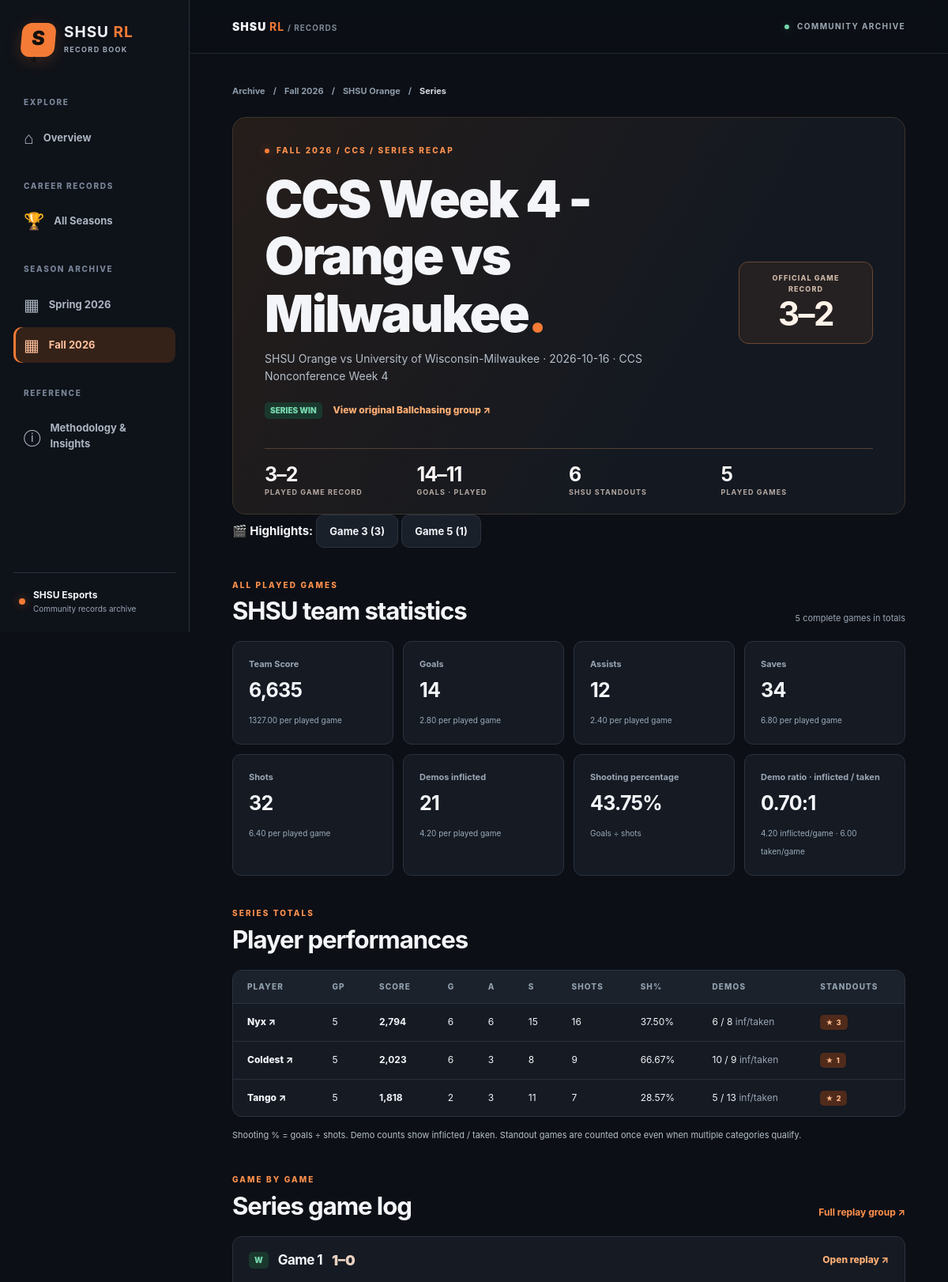
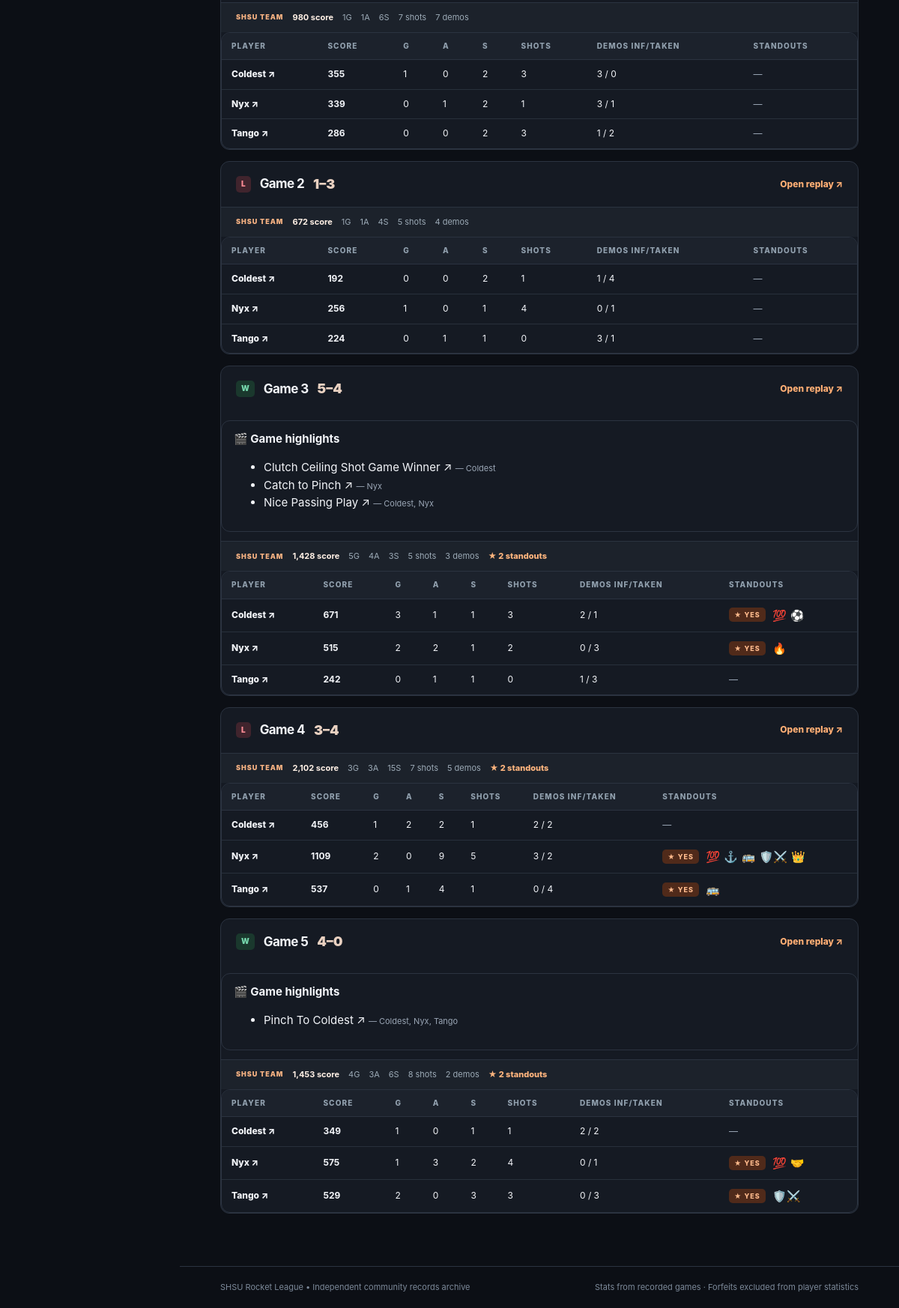
Screenshot of /series/9/ with the database file from the repository (2 pictures, top to bottom).
### tables this page shows
CREATE TABLE seasons (
 id INTEGER PRIMARY KEY, slug TEXT NOT NULL UNIQUE, name TEXT NOT NULL UNIQUE
);

CREATE TABLE teams (
 id INTEGER PRIMARY KEY, slug TEXT NOT NULL UNIQUE, name TEXT NOT NULL UNIQUE
);

CREATE TABLE competitions (
 id INTEGER PRIMARY KEY, slug TEXT NOT NULL UNIQUE, name TEXT NOT NULL
);

CREATE TABLE series (
 id INTEGER PRIMARY KEY,
 season_id INTEGER NOT NULL REFERENCES seasons(id),
 team_season_id INTEGER NOT NULL,
 competition_id INTEGER NOT NULL REFERENCES competitions(id),
 opponent_id INTEGER NOT NULL REFERENCES opponents(id),
 played_on TEXT, round_label TEXT,
 result TEXT NOT NULL CHECK(result IN ('W','L','T','pending')),
 official_games_won INTEGER NOT NULL DEFAULT 0 CHECK(official_games_won >= 0),
 official_games_lost INTEGER NOT NULL DEFAULT 0 CHECK(official_games_lost >= 0),
 ballchasing_group_url TEXT, notes TEXT, title TEXT,
 FOREIGN KEY(team_season_id,season_id) REFERENCES team_seasons(id,season_id)
);

CREATE TABLE opponents (
 id INTEGER PRIMARY KEY, name TEXT NOT NULL UNIQUE
);

CREATE TABLE players (
 id INTEGER PRIMARY KEY, slug TEXT NOT NULL UNIQUE, display_name TEXT NOT NULL
);

CREATE TABLE games (
 id INTEGER PRIMARY KEY,
 series_id INTEGER NOT NULL REFERENCES series(id),
 game_number INTEGER NOT NULL CHECK(game_number >= 1),
 status TEXT NOT NULL DEFAULT 'played' CHECK(status IN ('played','forfeit_win','forfeit_loss')),
 team_goals INTEGER CHECK(team_goals >= 0),
 opponent_goals INTEGER CHECK(opponent_goals >= 0),
 opponent_shots INTEGER CHECK(opponent_shots >= 0),
 opponent_demos INTEGER CHECK(opponent_demos >= 0),
 ballchasing_replay_url TEXT, replay_id TEXT,
 UNIQUE(series_id,game_number),
 CHECK (
  (status='played' AND team_goals IS NOT NULL AND opponent_goals IS NOT NULL)
  OR
  (status<>'played' AND team_goals IS NULL AND opponent_goals IS NULL)
 )
);

CREATE TABLE player_game_stats (
 id INTEGER PRIMARY KEY,
 game_id INTEGER NOT NULL REFERENCES games(id),
 player_id INTEGER NOT NULL REFERENCES players(id),
 score INTEGER NOT NULL CHECK(score >= 0),
 goals INTEGER NOT NULL CHECK(goals >= 0),
 assists INTEGER NOT NULL CHECK(assists >= 0),
 saves INTEGER NOT NULL CHECK(saves >= 0),
 shots INTEGER NOT NULL CHECK(shots >= 0),
 demos INTEGER NOT NULL CHECK(demos >= 0), demos_taken INTEGER
CHECK (demos_taken >= 0),
 UNIQUE(game_id,player_id)
);

CREATE TABLE highlights (
    id INTEGER PRIMARY KEY,
    game_id INTEGER NOT NULL REFERENCES games(id) ON DELETE CASCADE,
    title TEXT NOT NULL CHECK(length(trim(title)) > 0),
    url TEXT NOT NULL CHECK(length(trim(url)) > 0)
);

### series_pages.py (the view)
@series_bp.route("/series/<int:series_id>/")
def series_page(series_id):
    with closing(repo.open_database(current_app.config["DATABASE"])) as conn:
        detail = load_series(conn, series_id)
    if detail is None:
        abort(404, description="That series has not been imported.")
    return render_template(
        "series.html", active_page="seasons",
        season={"slug": detail["series"]["season_slug"], "name": detail["series"]["season_name"]},
        standout_types=repo.STANDOUT_TYPES,
        **detail,
    )

### templates/series.html (shortened to what this page needs)
{% extends "base.html" %}
{% block content %}
<nav class="breadcrumbs" aria-label="Breadcrumb">
  <a href="{{ url_for('home') }}">Archive</a><span>/</span>
  <a href="{{ url_for('season_page', season_slug=series.season_slug) }}">{{ series.season_name }}</a><span>/</span>
  <a href="{{ url_for('team_page', season_slug=series.season_slug, team_slug=series.team_slug) }}">{{ series.team_name }}</a><span>/</span>
  <span>Series</span>
</nav>
<section class="page-hero compact-hero series-hero">
  {% set season_division = division_for_series(series.id) %}
  <div class="eyebrow"><span class="eyebrow-dot"></span> {{ series.season_name | upper }} / {{ series.competition | upper }}{% if season_division %} / {{ season_division | upper }}{% endif %} / SERIES RECAP</div>
  <div class="page-hero-row">
    <div>
      <h1>{{ series.title }}<span class="accent">.</span></h1>
      <p>{{ series.team_name }} vs {{ series.opponent }}{% if series.played_on %} · {{ series.played_on }}{% endif %}{% if series.round_label %} · {{ series.round_label }}{% endif %}</p>
      <div class="series-hero-actions">
        <span class="result-pill {{ 'win' if series.result == 'W' else 'loss' if series.result == 'L' else '' }}">
          {{ 'SERIES WIN' if series.result == 'W' else 'SERIES LOSS' if series.result == 'L' else 'SERIES ' ~ series.result }}
        </span>
        {% if series.ballchasing_group_url %}
        <a class="series-source-link" href="{{ series.ballchasing_group_url }}" target="_blank" rel="noopener noreferrer">View original Ballchasing group ↗</a>
        {% endif %}
      </div>
    </div>
    <div class="series-score" aria-label="Official game result">
      <span>OFFICIAL GAME RECORD</span>
      <strong>{{ series.official_games_won }}–{{ series.official_games_lost }}</strong>
    </div>
  </div>
  <div class="stat-strip">
    <div><strong>{{ team.played_wins }}–{{ team.played_losses }}</strong><span>Played game record</span></div>
    <div><strong>{{ team.goals_for }}–{{ team.goals_against }}</strong><span>Goals · Played</span></div>
    <div><strong>{{ team.standout_games }}</strong><span>SHSU standouts</span></div>
    <div><strong>{{ team.games }}</strong><span>Played games</span></div>
  </div>
</section>
  {% set highlighted_games = series_highlight_games(series.id) %}
  {% if highlighted_games %}
  <nav class="series-highlight-nav" aria-label="Games with highlights" style="margin:0 0 18px">
    <strong>🎬 Highlights:</strong>
    {% for hg in highlighted_games %}
      <a class="season-filter-link" href="#game-{{ hg.game_number }}">Game {{ hg.game_number }} ({{ hg.highlight_count }})</a>
    {% endfor %}
  </nav>
  {% endif %}
<section class="content-section">
  <div class="section-heading">
    <div><p class="eyebrow">ALL PLAYED GAMES</p><h2>SHSU team statistics</h2></div>
    <span class="small muted">{{ team.complete_games }} complete games in totals</span>
  </div>
  {% if team.complete_games %}
  <div class="metric-grid">
    {% for label, field in [('Team Score','score'),('Goals','goals'),('Assists','assists'),('Saves','saves'),('Shots','shots'),('Demos inflicted','demos')] %}
    <div class="metric-card">
      <span>{{ label }}</span>
      <strong>{{ "{:,}".format(team.totals[field]) }}</strong>
      <small>{{ "%.2f"|format(team.averages[field]) }} per played game</small>
    </div>
    {% endfor %}
    <div class="metric-card">
      <span>Shooting percentage</span>
      <strong>{{ "%.2f"|format(team.shooting_pct) ~ "%" if team.shooting_pct is not none else "—" }}</strong>
      <small>Goals ÷ shots</small>
    </div>
    <div class="metric-card">
      <span>Demo ratio · inflicted / taken</span>
      <strong>{{ team.demo_ratio if team.demo_ratio is not none else "—" }}</strong>
      <small>
        {{ "%.2f"|format(team.averages.demos) }} inflicted/game ·
        {% if team.averages.demos_taken is not none %}{{ "%.2f"|format(team.averages.demos_taken) }} taken/game{% else %}taken data unavailable{% endif %}
      </small>
    </div>
  </div>
  {% else %}
  <div class="empty-state"><h3>No complete SHSU box scores yet</h3><p>This series doesn't have a full three-player game recorded.</p></div>
  {% endif %}
</section>
<section class="content-section">
  <div class="section-heading">
    <div><p class="eyebrow">SERIES TOTALS</p><h2>Player performances</h2></div>
  </div>
  {% if player_totals %}
  <div class="table-scroll">
    <table class="data-table series-player-table">
      <thead><tr>
        <th>Player</th><th>GP</th><th>Score</th><th>G</th><th>A</th><th>S</th>
        <th>Shots</th><th>Sh%</th><th>Demos</th><th>Standouts</th>
      </tr></thead>
      <tbody>
      {% for p in player_totals %}
        {% set stats = p.summary %}
        <tr>
          <td><a class="player-link" href="{{ url_for('player_profile_season', player_slug=p.slug, view_slug=series.season_slug) }}">{{ p.name }} ↗</a></td>
          <td>{{ stats.games }}</td>
          <td><strong>{{ "{:,}".format(stats.totals.score) }}</strong></td>
          <td>{{ stats.totals.goals }}</td>
          <td>{{ stats.totals.assists }}</td>
          <td>{{ stats.totals.saves }}</td>
          <td>{{ stats.totals.shots }}</td>
          <td>{{ "%.2f"|format(stats.shooting_pct) ~ "%" if stats.shooting_pct is not none else "—" }}</td>
          <td>{{ stats.totals.demos }} / {{ stats.demos_taken if stats.demos_taken is not none else "—" }} <span class="muted">inf/taken</span></td>
          <td>{% if stats.standouts %}<span class="pill pill-orange">★ {{ stats.standouts }}</span>{% else %}<span class="muted">—</span>{% endif %}</td>
        </tr>
      {% endfor %}
      </tbody>
    </table>
  </div>
  <p class="footnote">Shooting % = goals ÷ shots. Demo counts show inflicted / taken. Standout games are counted once even when multiple categories qualify.</p>
  {% else %}
  <div class="empty-state"><h3>No SHSU player appearances yet</h3><p>Import the series replay data to populate this section.</p></div>
  {% endif %}
</section>
<section class="content-section">
  <div class="section-heading">
    <div><p class="eyebrow">GAME BY GAME</p><h2>Series game log</h2></div>
    {% if series.ballchasing_group_url %}<a class="text-link" href="{{ series.ballchasing_group_url }}" target="_blank" rel="noopener noreferrer">Full replay group ↗</a>{% endif %}
  </div>
  <div class="series-game-stack">
  {% for g in games %}
    <article class="series-game-card" id="game-{{ g.game_number }}">
      <div class="series-game-heading">
        <div class="series-game-name">
          <span class="result-pill {{ 'win' if g.result in ('W','FW') else 'loss' if g.result in ('L','FL') else '' }}">{{ g.result }}</span>
          <h3>Game {{ g.game_number }}</h3>
          {% if g.status == 'played' %}
            <span class="series-game-score">{{ g.team_goals }}–{{ g.opponent_goals }}</span>
          {% else %}
            <span class="muted small">Awarded {{ 'win' if g.status=='forfeit_win' else 'loss' }} · No played stats</span>
          {% endif %}
        </div>
        {% if g.replay_url %}<a class="series-replay-link" href="{{ g.replay_url }}" target="_blank" rel="noopener noreferrer">Open replay ↗</a>{% endif %}
      </div>
      {% set clips = highlights_for_game(g.id) %}
      {% if clips %}
      <div class="series-highlight-list" style="margin:12px 0;padding:12px 16px;border:1px solid var(--line);border-radius:12px">
        <strong>🎬 Game highlights</strong>
        <ul>
        {% for clip in clips %}
          <li><a href="{{ clip.url }}" target="_blank" rel="noopener noreferrer">{{ clip.title }} ↗</a>
            {% if clip.players %}<span class="small muted"> — {% for p in clip.players %}{{ p.display_name }}{% if not loop.last %}, {% endif %}{% endfor %}</span>{% endif %}
          </li>
        {% endfor %}
        </ul>
      </div>
      {% endif %}
      {% if g.status == 'played' %}
        {% if g.complete %}
        <div class="series-game-totals">
          <span>SHSU TEAM</span>
          <b>{{ "{:,}".format(g.team_totals.score) }} score</b>
          <span>{{ g.team_totals.goals }}G</span>
          <span>{{ g.team_totals.assists }}A</span>
          <span>{{ g.team_totals.saves }}S</span>
          <span>{{ g.team_totals.shots }} shots</span>
          <span>{{ g.team_totals.demos }} demos</span>
          {% if g.team_totals.standouts %}<span class="series-standout-mark">★ {{ g.team_totals.standouts }} standout{{ 's' if g.team_totals.standouts != 1 else '' }}</span>{% endif %}
        </div>
        {% endif %}
        {% if g.players %}
        <div class="table-scroll">
          <table class="data-table series-game-players">
            <thead><tr><th>Player</th><th>Score</th><th>G</th><th>A</th><th>S</th><th>Shots</th><th>Demos inf/taken</th><th>Standouts</th></tr></thead>
            <tbody>
            {% for p in g.players %}
            <tr>
              <td><a class="player-link" href="{{ url_for('player_profile_season', player_slug=p.player_slug, view_slug=series.season_slug) }}">{{ p.display_name }} ↗</a></td>
              <td><b>{{ p.score }}</b></td><td>{{ p.goals }}</td><td>{{ p.assists }}</td><td>{{ p.saves }}</td>
              <td>{{ p.shots }}</td>
              <td>{{ p.demos }} / {{ p.demos_taken if p.demos_taken is not none else "—" }}</td>
              <td>
                {% if p.is_standout %}
                  <span class="pill pill-orange">★ YES</span>
                  <div class="series-accolades">{% for a in p.accolades %}<span title="{{ a.label }}">{{ a.icon }}</span>{% endfor %}</div>
                {% else %}<span class="muted">—</span>{% endif %}
              </td>
            </tr>
            {% endfor %}
            </tbody>
          </table>
        </div>
        {% else %}
        <p class="muted small series-empty-game">No SHSU player statistics found for this played game.</p>
        {% endif %}
      {% endif %}
    </article>
  {% else %}
    <div class="empty-state"><h3>No games are attached to this series yet</h3></div>
  {% endfor %}
  </div>
</section>
{% endblock %}

### templates/base.html (shortened to what this page needs)
<!DOCTYPE html>
<html lang="en">
<head>
  <link rel="stylesheet" href="{{ url_for('static', filename='css/style.css') }}">
</head>
<body>
  <div class="site-shell">
    <aside class="sidebar" id="site-sidebar" aria-label="Main navigation">
      <a class="brand" href="{{ url_for('home') }}" aria-label="SHSU Rocket League Records home">
        <span class="brand-mark" aria-hidden="true">S<span>★</span></span>
        <span class="brand-copy"><strong>SHSU <span>RL</span></strong><small>RECORD BOOK</small></span>
      </a>
      <div class="nav-section">
        <div class="nav-label">EXPLORE</div>
        <a class="nav-link {{ 'active' if active_page == 'home' else '' }}" href="{{ url_for('home') }}">
          <span aria-hidden="true">⌂</span> Overview
        </a>
        <div class="nav-label nav-label--spaced">CAREER RECORDS</div>
        <a class="nav-link {{ 'active' if active_page == 'all_seasons' else '' }}"
           href="{{ url_for('all_seasons_page') }}">
          <span aria-hidden="true">🏆</span> All Seasons
        </a>
        <div class="nav-label nav-label--spaced">SEASON ARCHIVE</div>
        {% for nav_season in site_seasons %}
        <a class="nav-link {{ 'active' if active_page == 'seasons' and season is defined and season is not none and season.slug == nav_season.slug else '' }}"
           href="{{ url_for('season_page', season_slug=nav_season.slug) }}">
          <span aria-hidden="true">▦</span> {{ nav_season.name }}
        </a>
        {% endfor %}
        <div class="nav-label nav-label--spaced">REFERENCE</div>
        <a class="nav-link {{ 'active' if active_page == 'methodology' else '' }}"
           href="{{ url_for('methodology_page') }}">
          <span aria-hidden="true">ⓘ</span> Methodology &amp; Insights
        </a>
      </div>
      <div class="sidebar-footer">
        <span class="status-dot"></span>
        <div><strong>SHSU Esports</strong><small>Community records archive</small></div>
      </div>
    </aside>
    <div class="main-shell">
      <header class="topbar">
        <a class="topbar-brand" href="{{ url_for('home') }}">SHSU <b>RL</b> <span>/ RECORDS</span></a>
        <div class="topbar-meta"><span class="live-dot"></span> COMMUNITY ARCHIVE</div>
      </header>
      <main id="main" class="page-content">
        {% block content %}{% endblock %}
      </main>
      <footer class="site-footer">
        <span>SHSU Rocket League • Independent community records archive</span>
        <span>Stats from recorded games · Forfeits excluded from player statistics</span>
      </footer>
    </div>
  </div>
</body>
</html>

### rows the page displays
seasons: name "Spring 2026"
seasons: name "Fall 2026", season_name "Fall 2026", season_name "FALL 2026"
teams: team_name "SHSU Orange"
competitions: competition "CCS"
series: title "CCS Week 4 - Orange vs Milwaukee", played_on "2026-10-16", round_label "CCS Nonconference Week 4", result "SERIES WIN", official_games_won "3", official_games_lost "2"
opponents: opponent "University of Wisconsin-Milwaukee"
players: name "Nyx", display_name "Nyx"
players: name "Coldest", display_name "Coldest"
players: name "Tango", display_name "Tango"
games: result "W", game_number "1", team_goals "1", opponent_goals "0", team_totals.score "980", team_totals.goals "1", team_totals.assists "1", team_totals.saves "6", team_totals.shots "7", team_totals.demos "7"
player_game_stats: display_name "Coldest", score "355", goals "1", assists "0", saves "2", shots "3", demos "3", demos_taken "0"
player_game_stats: display_name "Nyx", score "339", goals "0", assists "1", saves "2", shots "1", demos "3", demos_taken "1"
player_game_stats: display_name "Tango", score "286", goals "0", assists "0", saves "2", shots "3", demos "1", demos_taken "2"
games: result "L", game_number "2", team_goals "1", opponent_goals "3", team_totals.score "672", team_totals.goals "1", team_totals.assists "1", team_totals.saves "4", team_totals.shots "5", team_totals.demos "4"
player_game_stats: display_name "Coldest", score "192", goals "0", assists "0", saves "2", shots "1", demos "1", demos_taken "4"
player_game_stats: display_name "Nyx", score "256", goals "1", assists "0", saves "1", shots "4", demos "0", demos_taken "1"
player_game_stats: display_name "Tango", score "224", goals "0", assists "1", saves "1", shots "0", demos "3", demos_taken "1"
games: result "W", game_number "3", team_goals "5", opponent_goals "4", team_totals.score "1,428", team_totals.goals "5", team_totals.assists "4", team_totals.saves "3", team_totals.shots "5", team_totals.demos "3", team_totals.standouts "2", team_totals "s"
highlights: title "Clutch Ceiling Shot Game Winner"
highlights: title "Catch to Pinch"
highlights: title "Nice Passing Play"
player_game_stats: display_name "Coldest", score "671", goals "3", assists "1", saves "1", shots "3", demos "2", demos_taken "1", icon "💯" "⚽"
player_game_stats: display_name "Nyx", score "515", goals "2", assists "2", saves "1", shots "2", demos "0", demos_taken "3", icon "🔥"
player_game_stats: display_name "Tango", score "242", goals "0", assists "1", saves "1", shots "0", demos "1", demos_taken "3"
games: result "L", game_number "4", team_goals "3", opponent_goals "4", team_totals.score "2,102", team_totals.goals "3", team_totals.assists "3", team_totals.saves "15", team_totals.shots "7", team_totals.demos "5", team_totals.standouts "2", team_totals "s"
player_game_stats: display_name "Coldest", score "456", goals "1", assists "2", saves "2", shots "1", demos "2", demos_taken "2"
player_game_stats: display_name "Nyx", score "1109", goals "2", assists "0", saves "9", shots "5", demos "3", demos_taken "2", icon "💯" "⚓" "🚌" "🛡️⚔️" "👑"
player_game_stats: display_name "Tango", score "537", goals "0", assists "1", saves "4", shots "1", demos "0", demos_taken "4", icon "🚌"
games: result "W", game_number "5", team_goals "4", opponent_goals "0", team_totals.score "1,453", team_totals.goals "4", team_totals.assists "3", team_totals.saves "6", team_totals.shots "8", team_totals.demos "2", team_totals.standouts "2", team_totals "s"
highlights: title "Pinch To Coldest"
player_game_stats: display_name "Coldest", score "349", goals "1", assists "0", saves "1", shots "1", demos "2", demos_taken "2"
player_game_stats: display_name "Nyx", score "575", goals "1", assists "3", saves "2", shots "4", demos "0", demos_taken "1", icon "💯" "🤝"
player_game_stats: display_name "Tango", score "529", goals "2", assists "0", saves "3", shots "3", demos "0", demos_taken "3", icon "🛡️⚔️"

### other values shown
{{ team.played_wins }} "3"
{{ team.played_losses }} "2"
{{ team.goals_for }} "14"
{{ team.goals_against }} "11"
{{ team.standout_games }} "6"
{{ team.games }} "5"
{{ hg.game_number }} "3" "5"
{{ hg.highlight_count }} "3" "1"
{{ team.complete_games }} "5"
{{ label }} "Team Score" "Goals" "Assists" "Saves" "Shots" "Demos inflicted"
{{ "{:,}".format(team.totals[field]) }} "6,635" "14" "12" "34" "32" "21"
{{ "%.2f"|format(team.averages[field]) }} "1327.00" "2.80" "2.40" "6.80" "6.40" "4.20"
{{ team.demo_ratio if team.demo_ratio is not none else "—" }} "0.70:1"
{{ "%.2f"|format(team.averages.demos) }} "4.20"
{{ "%.2f"|format(team.averages.demos_taken) }} "6.00"
